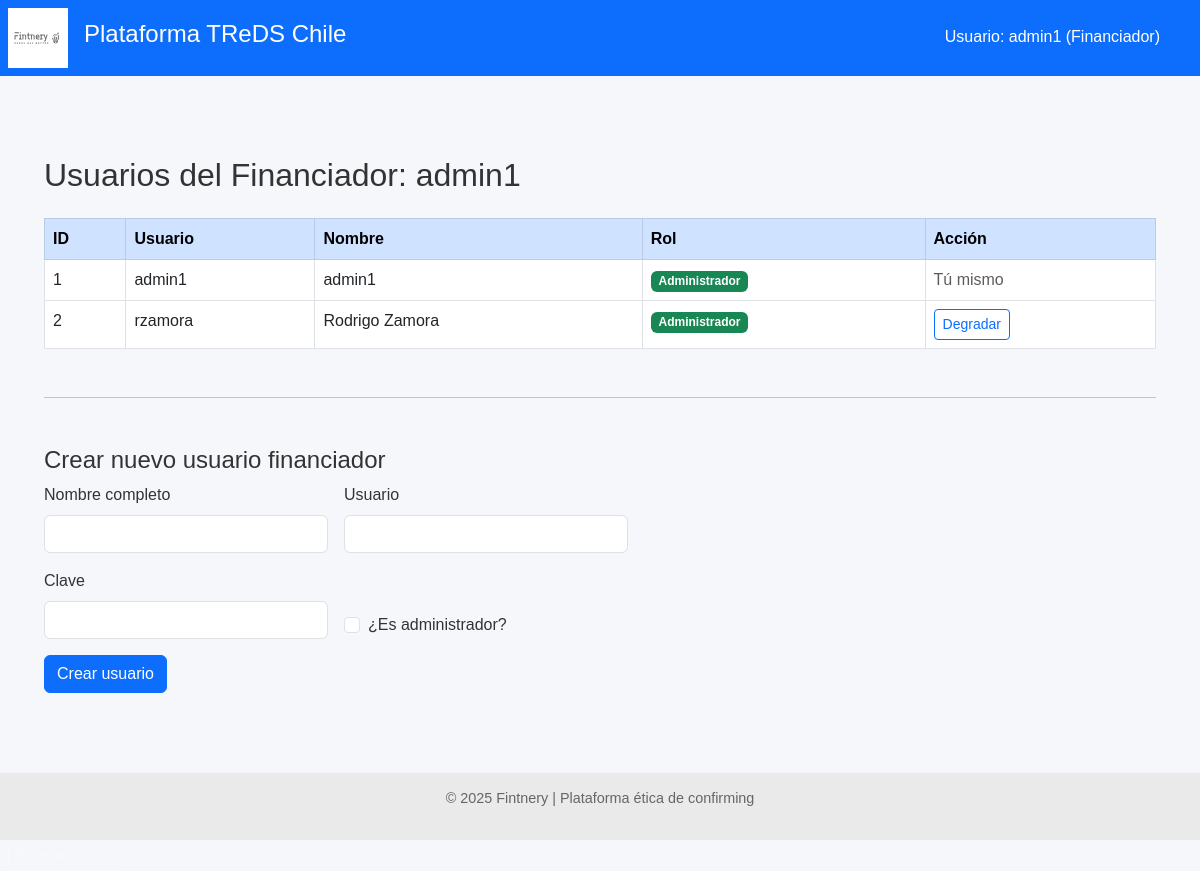
Before: /financiador/usuarios (signed in) with the older database file.
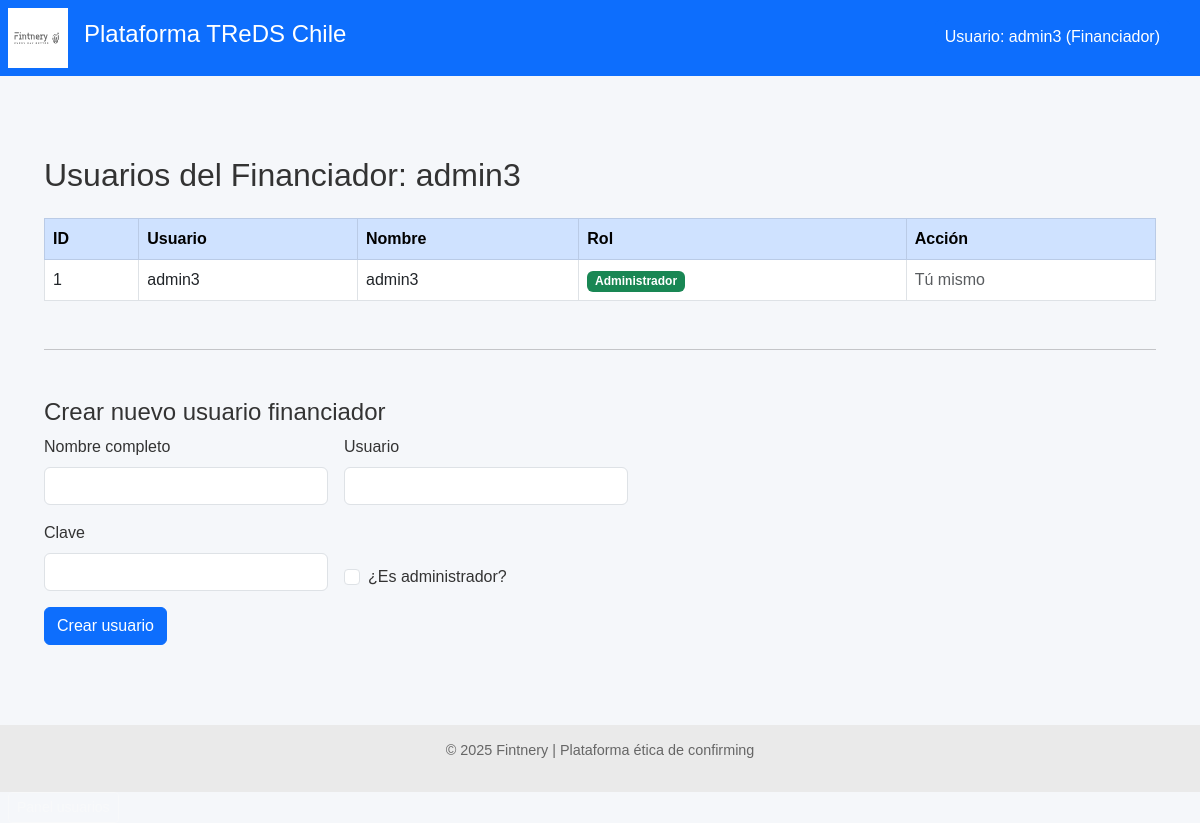
After: the same page with the newer database file.
### models.py (models this page shows)
class Financiador(Base):
    __tablename__ = "financiadores"
    id = Column(Integer, primary_key=True, index=True)
    nombre = Column(String, nullable=False)
    usuario = Column(String, unique=True, index=True, nullable=False)
    clave_hash = Column(String, nullable=False)
    fondo_id = Column(Integer, ForeignKey("fondos.id"), nullable=False)
    fondo = relationship("Fondo", back_populates="financiadores")
    es_admin = Column(Boolean, default=False)
    costo_fondos_mensual = Column(Float, default=0.0)  # ← Explicita unidad mensual
    fecha_costo_fondos = Column(Date, default=None)    # ← Fecha de carga más reciente
    condiciones = relationship(
        "CondicionesPorPagador",
        back_populates="financiador",
        cascade="all, delete-orphan"
    )
    ofertas = relationship("OfertaFinanciamiento", back_populates="financiador")

### routers/financiador.py (the view)
@router.get("/usuarios")
def listar_usuarios(request: Request, db: Session = Depends(get_db)):
    fid = request.session.get("financiador_id")
    if not fid:
        return RedirectResponse("/financiador/login", 303)
    admin = db.query(Financiador).get(fid)
    _solo_admin(admin)
    usuarios = db.query(Financiador).filter_by(fondo_id=admin.fondo_id).all()
    return templates.TemplateResponse("usuarios_financiador.html", {
        "request": request,
        "usuarios": usuarios,
        "financiador_nombre": admin.nombre
    })

### templates/usuarios_financiador.html (shortened to what this page needs)
{% extends "base.html" %}
{% block content %}
<div class="container mt-5">
    <h2 class="mb-4">Usuarios del Financiador: {{ financiador_nombre }}</h2>
    <table class="table table-bordered table-hover">
        <thead class="table-primary">
            <tr>
                <th>ID</th>
                <th>Usuario</th>
                <th>Nombre</th>
                <th>Rol</th>
                <th>Acción</th>
            </tr>
        </thead>
        <tbody>
            {% for u in usuarios %}
                <tr>
                    <td>{{ u.id }}</td>
                    <td>{{ u.usuario }}</td>
                    <td>{{ u.nombre }}</td>
                    <td>
                        {% if u.es_admin %}
                            <span class="badge bg-success">Administrador</span>
                        {% else %}
                            <span class="badge bg-secondary">Comercial</span>
                        {% endif %}
                    </td>
                    <td>
                        {% if u.id != request.session.get('financiador_id') %}
                            <form method="post" action="/financiador/usuarios/toggle-admin/{{ u.id }}">
                                <button type="submit" class="btn btn-sm btn-outline-primary">
                                    {% if u.es_admin %}Degradar{% else %}Promover{% endif %}
                                </button>
                            </form>
                        {% else %}
                            <span class="text-muted">Tú mismo</span>
                        {% endif %}
                    </td>
                </tr>
            {% endfor %}
        </tbody>
    </table>
    <hr class="my-5">
    <h4>Crear nuevo usuario financiador</h4>
    <form method="post" action="/financiador/usuarios/crear" class="row g-3" style="max-width: 600px;">
        <div class="col-md-6">
            <label for="nombre" class="form-label">Nombre completo</label>
            <input type="text" class="form-control" id="nombre" name="nombre" required>
        </div>
        <div class="col-md-6">
            <label for="usuario" class="form-label">Usuario</label>
            <input type="text" class="form-control" id="usuario" name="usuario" required>
        </div>
        <div class="col-md-6">
            <label for="clave" class="form-label">Clave</label>
            <input type="password" class="form-control" id="clave" name="clave" required>
        </div>
        <div class="col-md-6 d-flex align-items-end">
            <div class="form-check">
                <input class="form-check-input" type="checkbox" id="es_admin" name="es_admin">
                <label class="form-check-label" for="es_admin">
                    ¿Es administrador?
                </label>
            </div>
        </div>
        <div class="col-12">
            <button type="submit" class="btn btn-primary">Crear usuario</button>
        </div>
    </form>
</div>
{% endblock %}

### templates/base.html (shortened to what this page needs)
<!DOCTYPE html>
<html lang="es">
<head>
    <link href="https://cdn.jsdelivr.net/npm/bootstrap@5.3.0/dist/css/bootstrap.min.css" rel="stylesheet">
    <link rel="stylesheet" href="/static/styles.css">
</head>
<body>
    <header class="main-header d-flex align-items-center bg-primary text-white p-2">
        <img src="/static/LogoFIntneryWeb.svg" alt="Fintnery" class="logo me-3" style="height: 60px;">
        <h1 class="titulo-principal">Plataforma TReDS Chile</h1>
    </header>
    <main>
        {% block content %}{% endblock %}
    </main>
    <footer class="footer text-center mt-5">
        <p>&copy; 2025 Fintnery | Plataforma ética de confirming</p>
    </footer>
    {% if financiador_nombre or proveedor_nombre or pagador_nombre %}
    <div style="position: absolute; top: 20px; right: 30px; color: white; background-color: #0d6efd; padding: 5px 10px; border-radius: 5px;">
        Usuario:
        {% if financiador_nombre %}{{ financiador_nombre }} (Financiador){% endif %}
    </div>
    {% endif %}
    {% if request.session.get('es_admin') %}
    <a href="/financiador/usuarios" class="btn btn-sm btn-outline-light ms-2">Panel usuarios</a>
    {% endif %}
</body>
</html>

Changed rows visible on the page:
no longer on this page (row edited): Financiador: id "2", usuario "rzamora", nombre "Rodrigo Zamora", es_admin "Administrador"
changed Financiador id 1: nombre "admin1" → "admin3"; usuario "admin1" → "admin3"
